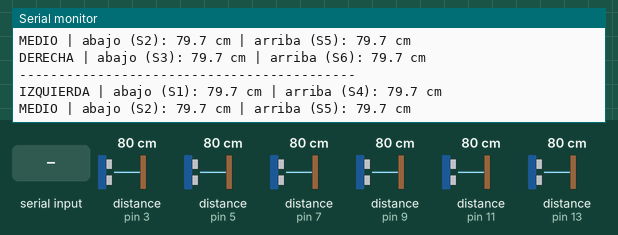
Simulated run of this sketch. Board: Arduino Uno, built with avr-gcc and run on an emulated ATmega328P. Parts: the last lines printed to the serial monitor. Wiring (inferred from the names in the program): 6 × ultrasonic range finder: trigger pin 2, echo pin 3 / trigger pin 4, echo pin 5 / trigger pin 6, echo pin 7 / trigger pin 8, echo pin 9 / trigger pin 10, echo pin 11 / trigger pin 12, echo pin 13. The inputs (shaded band) are chosen by the test bench; at power-on: distance to the obstacle (sensors on pin 3, pin 5, pin 7, pin 9, pin 11, pin 13) 80 cm. The echo pulse lasts 58.3 µs per cm.

Above: at 2.6 s.
2.7 s: distance to the obstacle (sensor on pin 3) set to 2 cm
At 2.86 s:
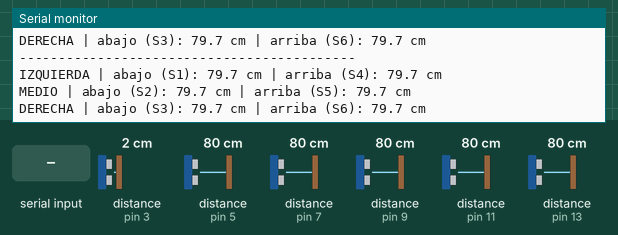
5.1 s: distance to the obstacle (sensor on pin 5) set to 2 cm
At 5.41 s:
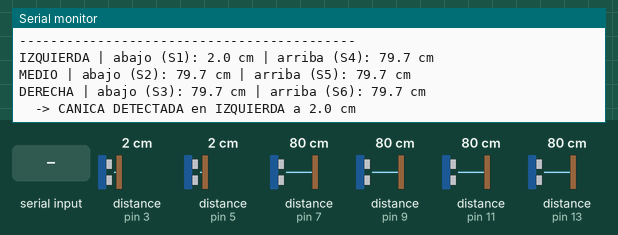
8.1 s: distance to the obstacle (sensor on pin 7) set to 2 cm
At 8.92 s:
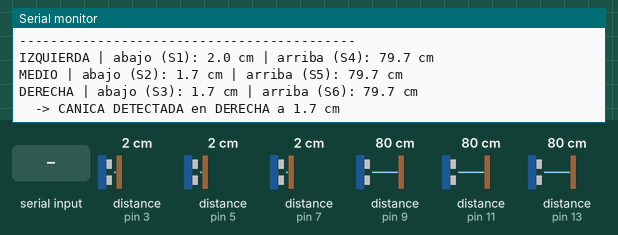
10.7 s: distance to the obstacle (sensor on pin 9) set to 18 cm
13.7 s: distance to the obstacle (sensor on pin 11) set to 4 cm
At 14.3 s:
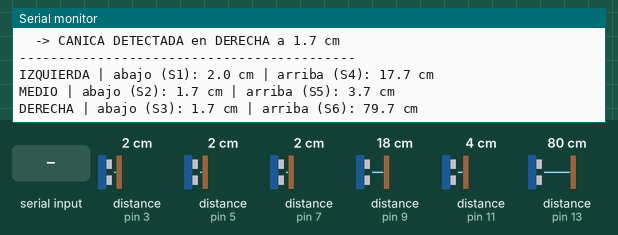
16.7 s: "c" received over Serial
At 17.8 s:
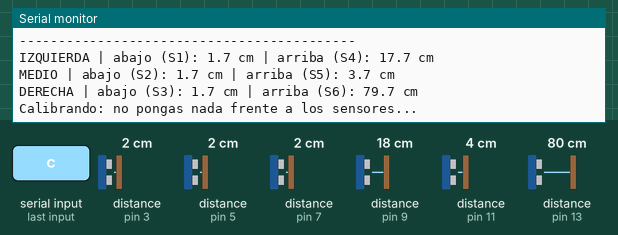
Timing chart, 0 to 19.7 s (numbered marks = the images above; inputs shaded):
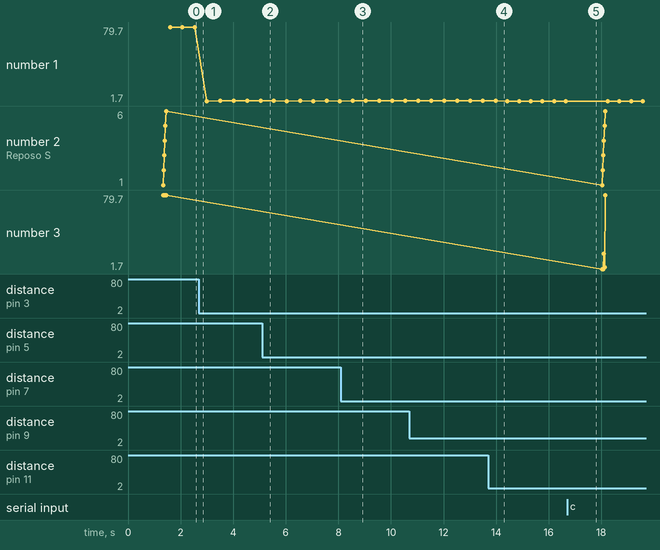

Measured:
- after the input at 8.1 s, the serial monitor: prints a new line after 0.56 s (image 3)
- after the input at 13.7 s, the serial monitor: prints a new line after 0.35 s (image 4)
- after the input at 16.7 s, the serial monitor: prints a new line after 0.24 s (image 5)

The sketch:

detector-6-ultrasonidos.ino
```cpp
/*
  Detector de canicas con 6 sensores HC-SR04 (matriz 3x2)

  Disposición (vista de frente):

        IZQUIERDA     MEDIO      DERECHA
  ARRIBA   S4           S5          S6
  ABAJO    S1           S2          S3

  Conexiones (TRIG / ECHO), según el montaje físico real:
    S1 abajo-izq  -> 2 / 3
    S2 abajo-med  -> 4 / 5
    S3 abajo-der  -> 6 / 7
    S4 arriba-izq -> 8 / 9
    S5 arriba-med -> 10 / 11
    S6 arriba-der -> 12 / 13

  Montaje (placa de 155 x 100 mm, ver simulacion/):
    - Abajo: centro de los cilindros a 15 mm del piso. Arriba: a 95 mm.
    - Columnas a 5,4 cm entre centros; los laterales girados 30° hacia afuera.

  Lógica: al arrancar se calibra la distancia de reposo de cada sensor (sin
  nada al frente). Hay canica en una columna cuando el sensor de abajo cae
  bastante respecto de su reposo y además mide bastante menos que TODOS los
  de arriba (los conos se pisan: si cualquiera de arriba ve algo a esa
  distancia, es un objeto alto, no una canica). Se informa solo la columna
  con la lectura de abajo más cercana. Enviando 'c' por el monitor serie se
  recalibra.
*/

const uint8_t NUM_SENSORES = 6;
const uint8_t TRIG[NUM_SENSORES] = {2, 4, 6, 8, 10, 12};
const uint8_t ECHO[NUM_SENSORES] = {3, 5, 7, 9, 11, 13};

const char *COLUMNAS[3] = {"IZQUIERDA", "MEDIO", "DERECHA"};

// Caída mínima (cm) respecto del reposo para considerar que hay algo al frente
const float UMBRAL_CM = 5.0;
// Ciclos de medición de calibración; el reposo es la 2ª lectura más corta
const uint8_t CICLOS_CALIBRACION = 11;
// Distancia que se asume cuando no vuelve eco (fuera de rango)
const float DIST_MAX_CM = 400.0;
// Timeout de pulseIn (~25 ms equivale a ~4,3 m)
const unsigned long TIMEOUT_US = 25000UL;
// Pausa entre disparos para que los ecos de un sensor no lleguen a otro
const unsigned int PAUSA_ENTRE_SENSORES_MS = 15;
const unsigned int PAUSA_CICLO_MS = 200;

float medirDistancia(uint8_t i) {
  digitalWrite(TRIG[i], LOW);
  delayMicroseconds(2);
  digitalWrite(TRIG[i], HIGH);
  delayMicroseconds(10);
  digitalWrite(TRIG[i], LOW);

  unsigned long duracion = pulseIn(ECHO[i], HIGH, TIMEOUT_US);
  if (duracion == 0) {
    return DIST_MAX_CM;  // sin eco: nada al frente dentro del rango
  }
  return duracion * 0.0343 / 2.0;  // velocidad del sonido ~343 m/s
}

float reposo[NUM_SENSORES];

// Se disparan de a uno para evitar interferencia entre sensores
void medirTodos(float dist[]) {
  for (uint8_t i = 0; i < NUM_SENSORES; i++) {
    dist[i] = medirDistancia(i);
    delay(PAUSA_ENTRE_SENSORES_MS);
  }
}

// Ordena las muestras y devuelve la 2ª más corta: el eco más cercano que el
// sensor ve habitualmente, descartando una sola lectura espuria
float reposoDeMuestras(float valores[], uint8_t n) {
  for (uint8_t i = 1; i < n; i++) {
    float v = valores[i];
    int8_t j = i - 1;
    while (j >= 0 && valores[j] > v) {
      valores[j + 1] = valores[j];
      j--;
    }
    valores[j + 1] = v;
  }
  return valores[1];
}

void calibrar() {
  Serial.println(F("Calibrando: no pongas nada frente a los sensores..."));
  float muestras[NUM_SENSORES][CICLOS_CALIBRACION];
  float dist[NUM_SENSORES];
  for (uint8_t c = 0; c < CICLOS_CALIBRACION; c++) {
    medirTodos(dist);
    for (uint8_t i = 0; i < NUM_SENSORES; i++) {
      muestras[i][c] = dist[i];
    }
  }
  for (uint8_t i = 0; i < NUM_SENSORES; i++) {
    reposo[i] = reposoDeMuestras(muestras[i], CICLOS_CALIBRACION);
    Serial.print(F("  Reposo S"));
    Serial.print(i + 1);
    Serial.print(F(": "));
    Serial.print(reposo[i], 1);
    Serial.println(F(" cm"));
  }
}

void setup() {
  Serial.begin(9600);
  for (uint8_t i = 0; i < NUM_SENSORES; i++) {
    pinMode(TRIG[i], OUTPUT);
    digitalWrite(TRIG[i], LOW);
    pinMode(ECHO[i], INPUT);
  }
  calibrar();
  Serial.println(F("Detector de canicas listo"));
}

void loop() {
  if (Serial.available() && Serial.read() == 'c') {
    calibrar();
  }

  float dist[NUM_SENSORES];
  medirTodos(dist);

  float arribaMin = min(dist[3], min(dist[4], dist[5]));
  int8_t canica = -1;

  Serial.println(F("-------------------------------------------"));
  for (uint8_t col = 0; col < 3; col++) {
    float abajo = dist[col];
    float arriba = dist[col + 3];

    bool bajoAbajo = reposo[col] - abajo >= UMBRAL_CM;
    bool arribaMasLejos = arribaMin - abajo >= UMBRAL_CM;
    if (bajoAbajo && arribaMasLejos && (canica < 0 || abajo < dist[canica])) {
      canica = col;
    }

    Serial.print(COLUMNAS[col]);
    Serial.print(F(" | abajo (S"));
    Serial.print(col + 1);
    Serial.print(F("): "));
    Serial.print(abajo, 1);
    Serial.print(F(" cm | arriba (S"));
    Serial.print(col + 4);
    Serial.print(F("): "));
    Serial.print(arriba, 1);
    Serial.println(F(" cm"));
  }

  if (canica >= 0) {
    Serial.print(F("  -> CANICA DETECTADA en "));
    Serial.print(COLUMNAS[canica]);
    Serial.print(F(" a "));
    Serial.print(dist[canica], 1);
    Serial.println(F(" cm"));
  }

  delay(PAUSA_CICLO_MS);
}
```
